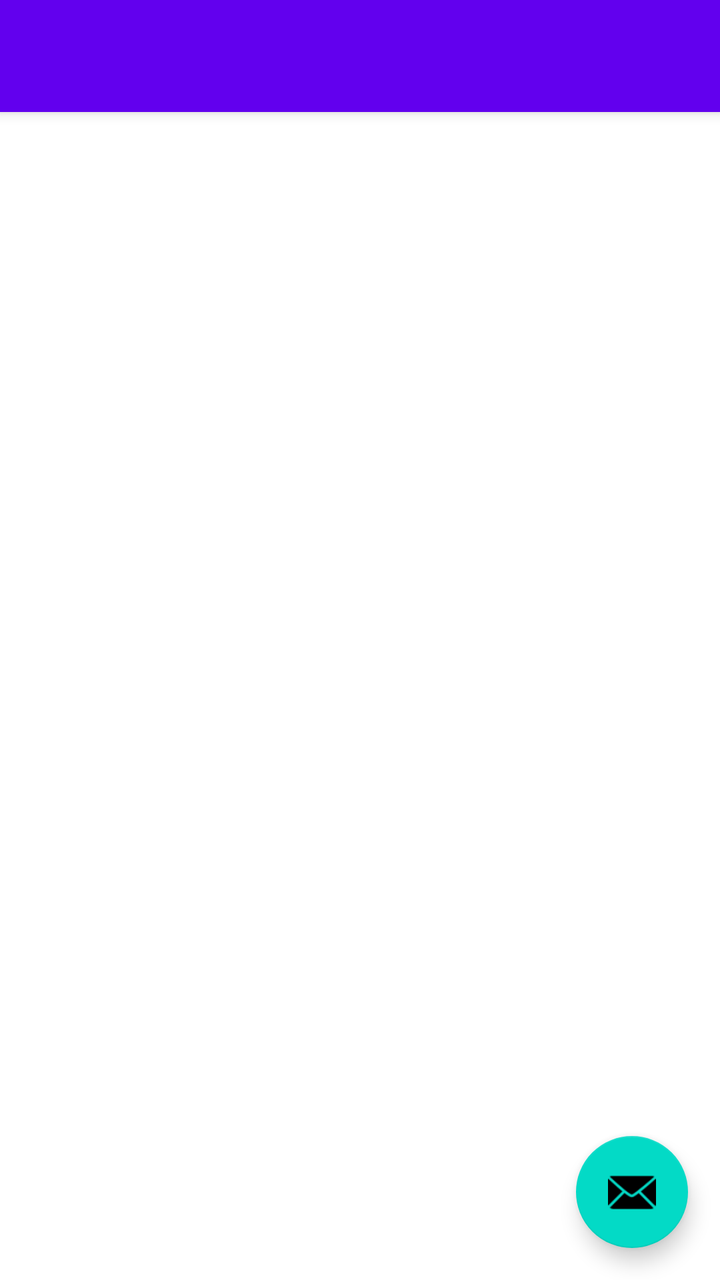
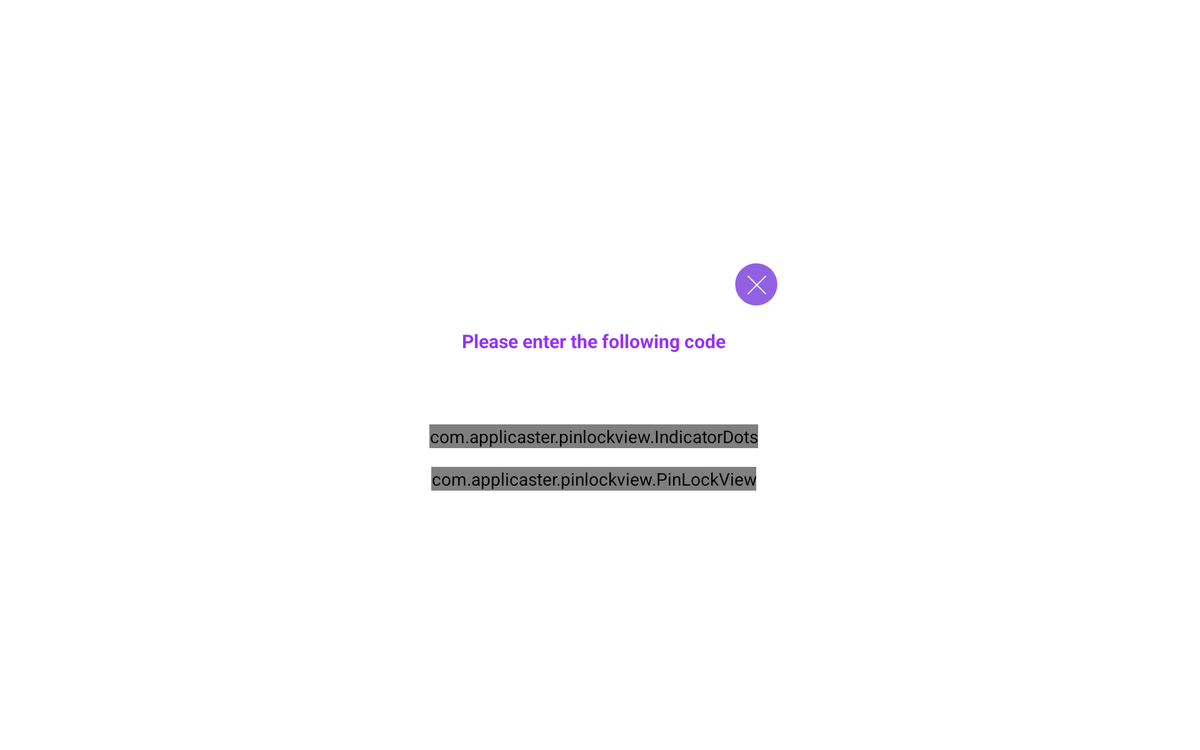

First picture: res/layout/ on a phone held upright. Second picture: the repository's own variant of that layout, on a device whose configuration matches the variant's folder. Source for both follows.
<!-- AndroidManifest.xml: fallback theme Theme.MaterialComponents.DayNight.NoActionBar -->
<!-- res/layout/activity_main.xml -->
<?xml version="1.0" encoding="utf-8"?>
<android.support.design.widget.CoordinatorLayout xmlns:android="http://schemas.android.com/apk/res/android"
    xmlns:app="http://schemas.android.com/apk/res-auto"
    xmlns:tools="http://schemas.android.com/tools"
    android:layout_width="match_parent"
    android:layout_height="match_parent"
    tools:context="com.applicaster.MainActivity">

    <android.support.design.widget.AppBarLayout
        android:layout_width="match_parent"
        android:layout_height="wrap_content"
        android:theme="@style/AppTheme.AppBarOverlay">

        <android.support.v7.widget.Toolbar
            android:id="@+id/toolbar"
            android:layout_width="match_parent"
            android:layout_height="?attr/actionBarSize"
            android:background="?attr/colorPrimary"
            app:popupTheme="@style/AppTheme.PopupOverlay" />

    </android.support.design.widget.AppBarLayout>

    <include layout="@layout/content_main" />

    <android.support.design.widget.FloatingActionButton
        android:id="@+id/fab"
        android:layout_width="wrap_content"
        android:layout_height="wrap_content"
        android:layout_gravity="bottom|end"
        android:layout_margin="@dimen/fab_margin"
        app:srcCompat="@android:drawable/ic_dialog_email" />

</android.support.design.widget.CoordinatorLayout>
<!-- res/layout/content_main.xml (included above) -->
<?xml version="1.0" encoding="utf-8"?>
<LinearLayout xmlns:android="http://schemas.android.com/apk/res/android"
    xmlns:app="http://schemas.android.com/apk/res-auto"
    xmlns:tools="http://schemas.android.com/tools"
    android:layout_width="match_parent"
    android:layout_height="match_parent"
    app:layout_behavior="@string/appbar_scrolling_view_behavior"
    tools:context="com.applicaster.HookActivity"
    tools:showIn="@layout/activity_main">

</LinearLayout>
<!-- resources referenced by this layout -->
<resources>
  <dimen name="fab_margin">16dp</dimen>
  <style name="AppTheme.AppBarOverlay" parent="ThemeOverlay.AppCompat.Dark.ActionBar" />
  <style name="AppTheme.PopupOverlay" parent="ThemeOverlay.AppCompat.Light" />
</resources>
<!-- res/layout-sw600dp-land/activity_main.xml (the repository's variant of the layout above) -->
<!-- drawn on a 7-inch tablet turned sideways -->
<?xml version="1.0" encoding="utf-8"?>
<FrameLayout xmlns:android="http://schemas.android.com/apk/res/android"
    xmlns:app="http://schemas.android.com/apk/res-auto"
    android:layout_width="match_parent"
    android:layout_height="match_parent"
    android:id="@+id/frame_layout_image_image"

    >
    <ImageView
        android:id="@+id/parent_lock_background"
        android:layout_width="match_parent"
        android:layout_height="match_parent"
        android:scaleType="centerCrop"
        android:src="@drawable/parent_lock_background_image_tablet_landscape" />



    <FrameLayout
        android:id="@+id/frame"
        android:layout_width="290dp"
        android:layout_height="wrap_content"
        android:layout_gravity="center"
        >
        <ImageView
            android:id="@+id/calulator_image_9"
            android:layout_width="280dp"
            android:layout_height="330dp"
            android:layout_marginTop="10dp"
            android:layout_marginRight="10dp"
            android:visibility="gone"
            android:src="@drawable/background_image_1_9"

            />
        <ImageView
            android:id="@+id/calulator_image_3"
            android:layout_width="280dp"
            android:layout_height="210dp"
            android:layout_marginTop="10dp"
            android:layout_marginRight="10dp"
            android:visibility="gone"
            android:src="@drawable/background_image_1_3"

            />
        <LinearLayout
            android:layout_width="280dp"
            android:layout_height="wrap_content"
            android:gravity="center_horizontal"
            android:layout_marginTop="10dp"
            android:layout_marginRight="10dp"
            android:orientation="vertical"
            >

            <TextView
                android:id="@+id/text_1"
                android:layout_width="wrap_content"
                android:layout_height="wrap_content"
                android:gravity="center"
                android:maxLines="1"
                android:layout_marginTop="45dp"
                android:text="@string/please"
                android:textStyle="bold"
                android:textColor="@color/perp_text"
                android:textSize="15dp" />

            <TextView
                android:id="@+id/text_2"
                android:layout_width="256dp"
                android:layout_height="wrap_content"
                android:layout_marginTop="3dp"
                android:gravity="center"
                android:maxLines="1"
                android:textColor="@color/perp_text_2"
                android:textSize="14dp" />

            <TextView
                android:id="@+id/text_3"
                android:layout_width="256dp"
                android:layout_height="wrap_content"
                android:layout_marginTop="3dp"
                android:fontFamily="sans-serif-thin"
                android:gravity="center"
                android:maxLines="1"
                android:textColor="@color/gray_text_3"
                android:textSize="12dp" />

            <com.applicaster.pinlockview.IndicatorDots
                android:id="@+id/indicator_dots"
                android:layout_width="wrap_content"
                android:layout_height="wrap_content"
                android:layout_marginTop="15dp" />

            <com.applicaster.pinlockview.PinLockView
                android:id="@+id/pin_lock_view"
                android:layout_width="wrap_content"
                android:layout_height="wrap_content"
                android:layout_marginTop="15dp"
                app:keypadButtonSize="42dp"
                app:keypadHorizontalSpacing="@dimen/default_horizontal_spacing"
                app:keypadTextColor="@color/perp_digit"
                app:keypadTextSize="25dp"
                app:keypadVerticalSpacing="@dimen/default_vertical_spacing" />

        </LinearLayout>

        <ImageView
            android:id="@+id/imageView_close"
            android:layout_width="40dp"
            android:layout_height="40dp"
            android:layout_gravity="top|right"
            android:clickable="true"
            android:src="@drawable/close_button" />
    </FrameLayout>

</FrameLayout>
<!-- resources referenced by the variant -->
<!-- as a 7-inch tablet turned sideways resolves them -->
<resources>
  <color name="gray_text_3">#9f9f9f</color>
  <color name="perp_digit">#9356e8</color>
  <color name="perp_text">#9632f7</color>
  <color name="perp_text_2">#c6a4ff</color>
  <dimen name="default_horizontal_spacing">25dp</dimen>
  <dimen name="default_vertical_spacing">15dp</dimen>
  <!-- drawable background_image_1_3: png bitmap (drawable-hdpi, 6289 bytes) -->
  <!-- drawable background_image_1_9: png bitmap (drawable-hdpi, 8251 bytes) -->
  <!-- drawable close_button: png bitmap (drawable-hdpi, 2163 bytes) -->
  <string name="please">Please enter the following code</string>
</resources>
